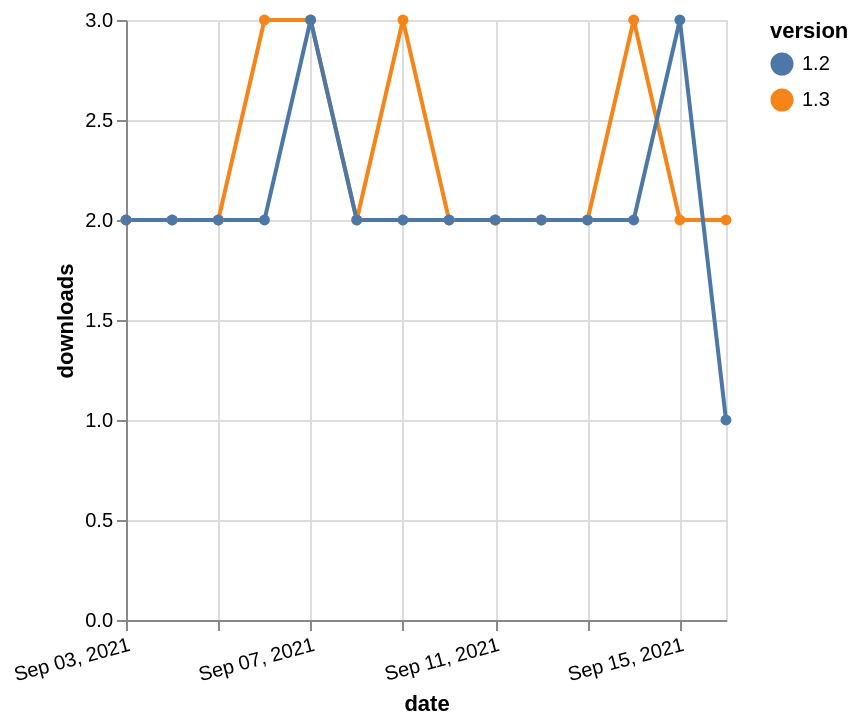

The Vega-Lite source for this figure:
### Vega-Lite specification from a JSON file in a GitHub repository (floating-point values rounded to 4 significant figures)
{"$schema": "https://vega.github.io/schema/vega-lite/v5.json", "description": "A simple bar chart with embedded data.", "data": {"values": [{"date": "2021-09-03", "total": 2085, "delta": 2, "version": "1.3"}, {"date": "2021-09-04", "total": 2087, "delta": 2, "version": "1.3"}, {"date": "2021-09-05", "total": 2089, "delta": 2, "version": "1.3"}, {"date": "2021-09-06", "total": 2092, "delta": 3, "version": "1.3"}, {"date": "2021-09-07", "total": 2095, "delta": 3, "version": "1.3"}, {"date": "2021-09-08", "total": 2097, "delta": 2, "version": "1.3"}, {"date": "2021-09-09", "total": 2100, "delta": 3, "version": "1.3"}, {"date": "2021-09-10", "total": 2102, "delta": 2, "version": "1.3"}, {"date": "2021-09-11", "total": 2104, "delta": 2, "version": "1.3"}, {"date": "2021-09-12", "total": 2106, "delta": 2, "version": "1.3"}, {"date": "2021-09-13", "total": 2108, "delta": 2, "version": "1.3"}, {"date": "2021-09-14", "total": 2111, "delta": 3, "version": "1.3"}, {"date": "2021-09-15", "total": 2113, "delta": 2, "version": "1.3"}, {"date": "2021-09-16", "total": 2115, "delta": 2, "version": "1.3"}, {"date": "2021-09-03", "total": 1959, "delta": 2, "version": "1.2"}, {"date": "2021-09-04", "total": 1961, "delta": 2, "version": "1.2"}, {"date": "2021-09-05", "total": 1963, "delta": 2, "version": "1.2"}, {"date": "2021-09-06", "total": 1965, "delta": 2, "version": "1.2"}, {"date": "2021-09-07", "total": 1968, "delta": 3, "version": "1.2"}, {"date": "2021-09-08", "total": 1970, "delta": 2, "version": "1.2"}, {"date": "2021-09-09", "total": 1972, "delta": 2, "version": "1.2"}, {"date": "2021-09-10", "total": 1974, "delta": 2, "version": "1.2"}, {"date": "2021-09-11", "total": 1976, "delta": 2, "version": "1.2"}, {"date": "2021-09-12", "total": 1978, "delta": 2, "version": "1.2"}, {"date": "2021-09-13", "total": 1980, "delta": 2, "version": "1.2"}, {"date": "2021-09-14", "total": 1982, "delta": 2, "version": "1.2"}, {"date": "2021-09-15", "total": 1985, "delta": 3, "version": "1.2"}, {"date": "2021-09-16", "total": 1986, "delta": 1, "version": "1.2"}]}, "width": "container", "mark": {"type": "line", "point": {"filled": true}}, "encoding": {"x": {"field": "date", "type": "temporal", "timeUnit": "yearmonthdate", "title": "date", "axis": {"labelAngle": -15}}, "y": {"field": "delta", "type": "quantitative", "title": "downloads"}, "color": {"field": "version", "type": "nominal"}, "tooltip": {"field": "delta"}}}
